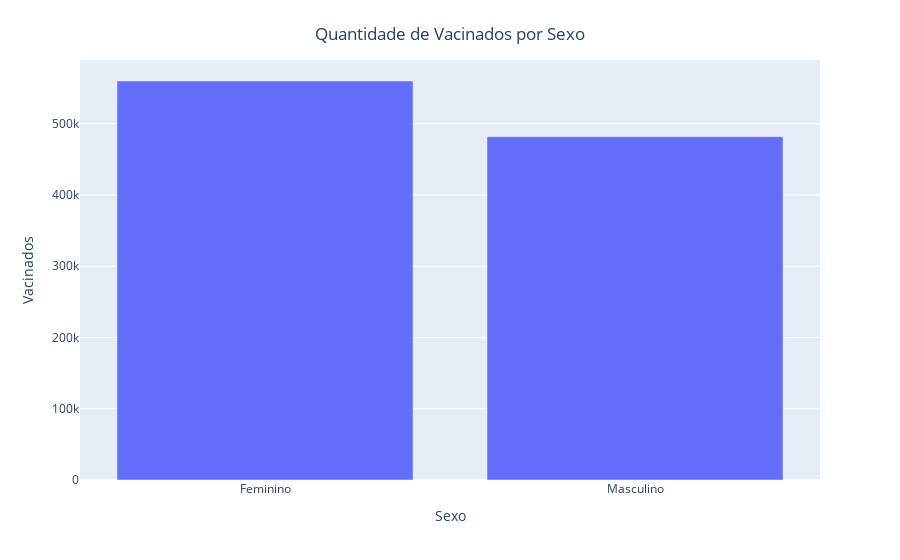

The notebook cell saved with this chart:
### Code cell
fig_sexo_vacinados = px.bar(sexo_vacinados, x='paciente_enumSexoBiologico', y ='paciente_id', labels={
    'paciente_enumSexoBiologico': 'Sexo',
    'paciente_id': 'Vacinados'})

fig_sexo_vacinados.update_layout(title={
    'text' : 'Quantidade de Vacinados por Sexo',
    'y': 0.95,
    'x': 0.5
})

fig_sexo_vacinados

### Figure 1 — Plotly figure (JSON) as saved in the notebook; plotly's stock layout.template omitted (floating-point values rounded to 4 significant figures)
{"data": [{"alignmentgroup": "True", "hovertemplate": "Sexo=%{x}<br>Vacinados=%{y}<extra></extra>", "legendgroup": "", "marker": {"color": "#636efa", "pattern": {"shape": ""}}, "name": "", "offsetgroup": "", "orientation": "v", "showlegend": false, "textposition": "auto", "type": "bar", "x": ["Feminino", "Masculino"], "xaxis": "x", "y": [559979, 481840], "yaxis": "y"}], "layout": {"barmode": "relative", "legend": {"tracegroupgap": 0}, "margin": {"t": 60}, "title": {"text": "Quantidade de Vacinados por Sexo", "x": 0.5, "y": 0.95}, "xaxis": {"anchor": "y", "domain": [0, 1], "title": {"text": "Sexo"}}, "yaxis": {"anchor": "x", "domain": [0, 1], "title": {"text": "Vacinados"}}}}
